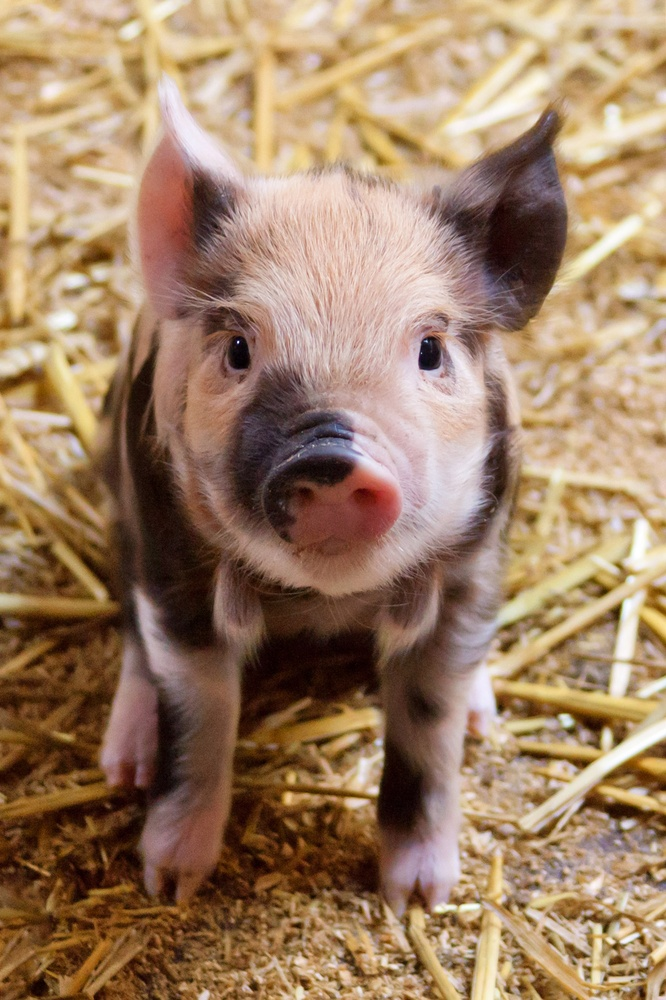
#> input picture assets/images/cute-piglet.jpg, 666 x 1000 px, shrunk from 1279 x 1920 before the run
$ python linear.py
#> lines starting #> are read from the running program, lines starting #| are printed output that depends on the picture
### main.py
import matplotlib.pyplot as plt
import numpy as np
from PIL import Image

img_path = 'assets/images/cute-piglet.jpg'
img = np.asarray(Image.open(img_path).convert('L'), dtype='int64')
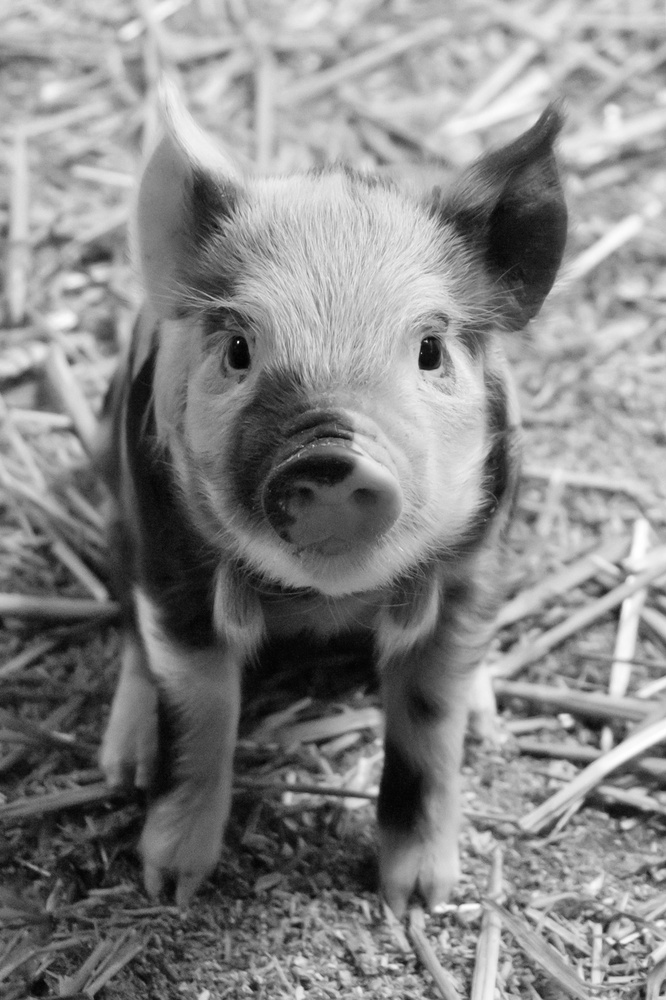
#> img: shape (1000, 666) int64; min 1, max 255, mean 134.1


def print_image(image):
    print(image)
#> (printed output is left out)
#> the answer given: 3
#> the answer given: 3
    img_plot = plt.imshow(image, cmap='gray')


# [2 lines that do not run on import are left out]

### linear.py
import matplotlib.pyplot as plt
import numpy as np
from main import img, print_image


def linear_transformation(image, alpha, beta):
#> called with alpha = 3, beta = 3
    for x, y in np.ndindex(image.shape):
        z = alpha * image[x, y] + beta
        if z < 0:
            z = 0
        if z > 255:
            z = 255
        image[x, y] = z
#> this loop made 666000 passes
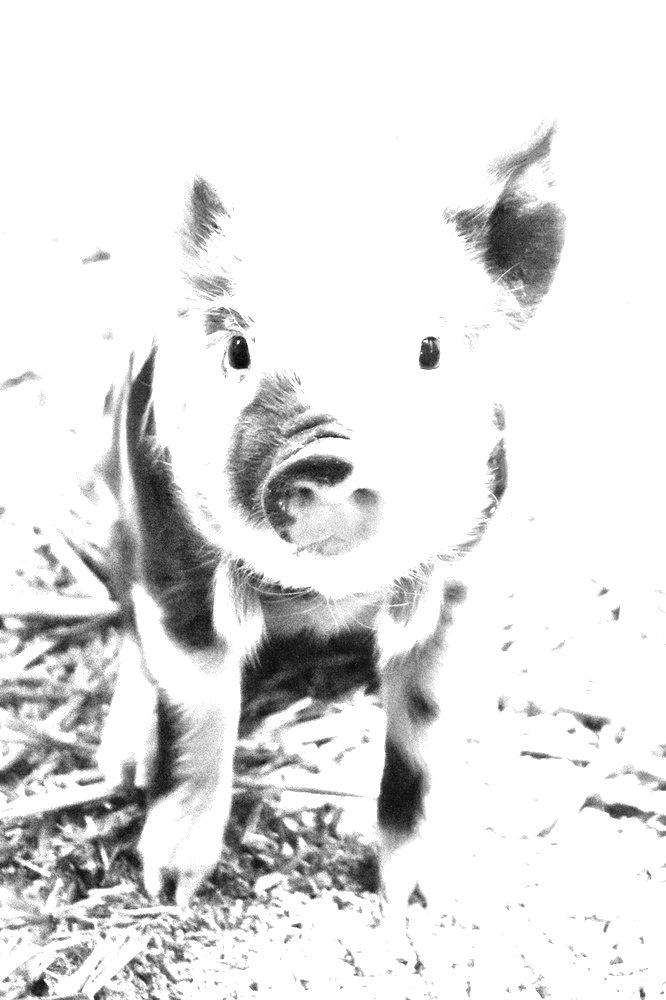
#> image: shape (1000, 666) int64; min 6, max 255, mean 227.5
    return image


if __name__ == '__main__':
    print_image(img)
    plt.show()
    img_cp = np.copy(img)

    print("\nenter parameters.")
    a = float(input("alpha: "))
    b = float(input("beta: "))

    img_cp = linear_transformation(img_cp, a, b)
    print_image(img_cp)
#> (printed output is left out)
    plt.show()
